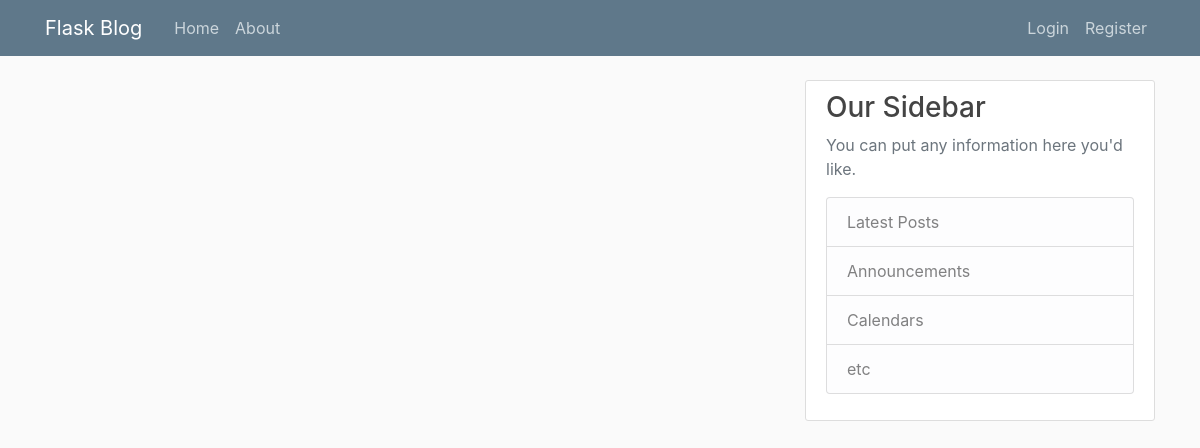
The app's page /home, older data.
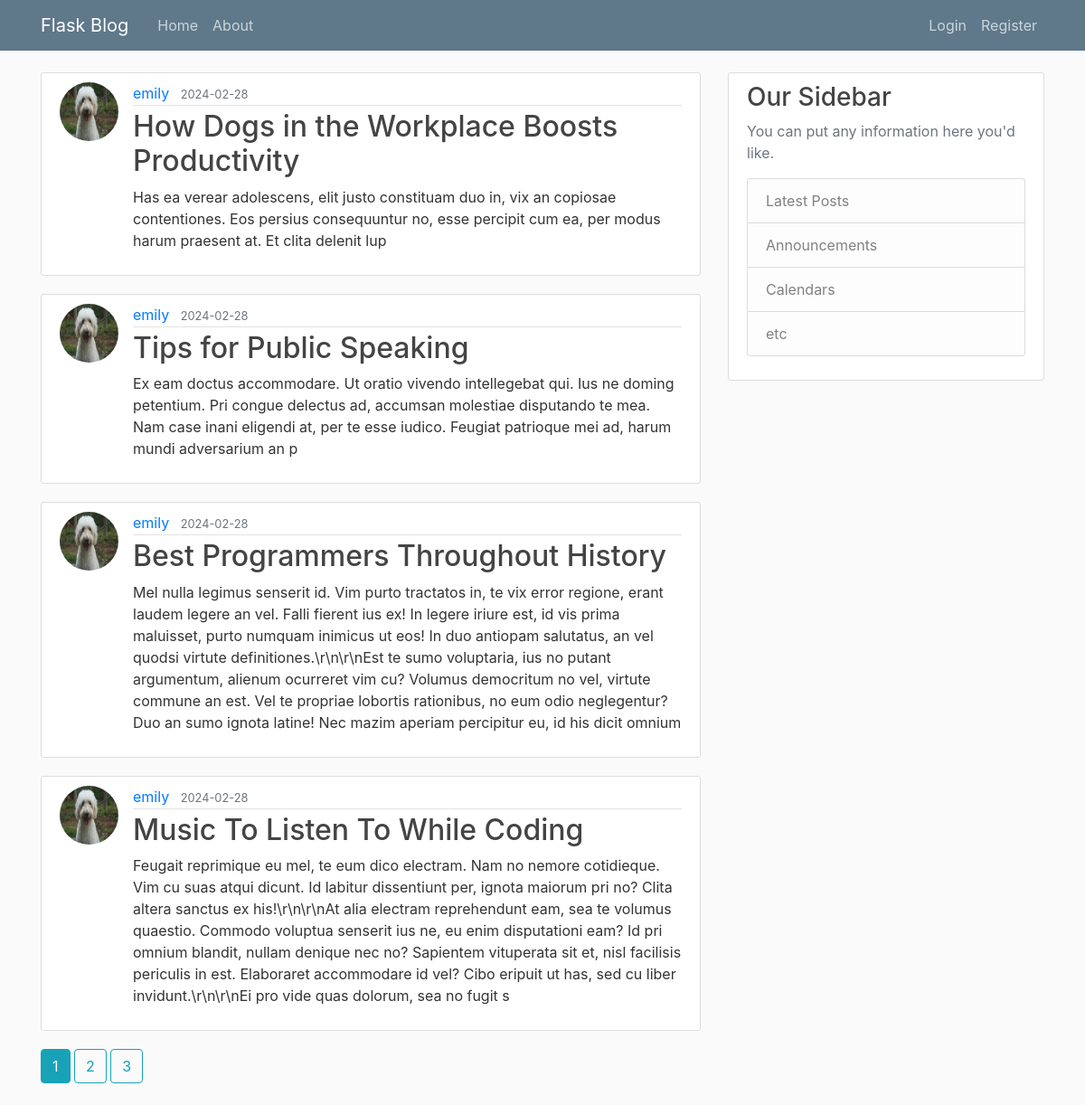
The same page, newer data.
### flaskblog/models.py (models this page shows, shortened)
class Post(db.Model):
	id = db.Column(db.Integer, primary_key = True)
	user_id = db.Column(db.Integer, db.ForeignKey('user.id'), nullable = False)
	title = db.Column(db.String(100), nullable = False)
	date_posted = db.Column(db.DateTime, nullable = False, default = datetime.utcnow)
	content = db.Column(db.Text, nullable = False)

class User(db.Model, UserMixin):
	id = db.Column(db.Integer, primary_key = True)
	username = db.Column(db.String(20), unique = True, nullable = False)
	email = db.Column(db.String(120), unique = True, nullable = False)
	img_file = db.Column(db.String(20), nullable = False, default = 'default.jpg')
	password = db.Column(db.String(60), nullable = False)
	posts = db.relationship('Post', backref = 'author', lazy = True)

### flaskblog/main/routes.py (the view)
@main.route("/")
@main.route("/home")
def home():
	page = request.args.get('page', 1, type = int)
	posts = Post.query.order_by(Post.date_posted.desc()).paginate(page = page, per_page=4)
	return render_template('home.html', posts = posts)

### flaskblog/templates/home.html
{% extends "layout.html" %}
{% block content %}
	{% for post in posts.items %}
		<article class="media content-section">
			<img class="rounded-circle article-img" src="{{ url_for('static', filename='profile_pics/' + post.author.img_file) }}">
			<div class="media-body">
				<div class="article-metadata">
					<a class="mr-2" href="{{ url_for('users.user_posts', username=post.author.username )}}">{{ post.author.username }}</a>
					<small class="text-muted">{{ post.date_posted.strftime('%Y-%m-%d') }}</small>
				</div>
				<h2><a class="article-title" href="{{ url_for('posts.post', post_id=post.id) }}">{{ post.title }}</a></h2>
				<p class="article-content">{{ post.content }}</p>
			</div>
		</article>
	{% endfor %}
	{% for page_num in posts.iter_pages(left_edge = 1, right_edge = 1, left_current = 1, right_current=2) %}
		{% if page_num %}
			{% if posts.page == page_num %}
				<a class="btn btn-info mb-4" href="{{ url_for('main.home', page = page_num)}}">{{ page_num }}</a>
			{% else %}
				<a class="btn btn-outline-info mb-4" href="{{ url_for('main.home', page = page_num)}}">{{ page_num }}</a>
			{% endif %}
		{% else %}
			...
		{% endif %}
	{% endfor %}
{% endblock content %}

### flaskblog/templates/layout.html (shortened to what this page needs)
<!DOCTYPE html>
<html>
	<head>
		<link rel="stylesheet" href="https://cdn.jsdelivr.net/npm/bootstrap@4.0.0/dist/css/bootstrap.min.css">
		<link rel="stylesheet" type="text/css" href="{{ url_for('static', filename='main.css')}}">
	</head>
	<body>
		<header class="site-header">
			<nav class="navbar navbar-expand-md navbar-dark bg-steel fixed-top">
				<div class="container">
					<a class="navbar-brand mr-4" href="/">Flask Blog</a>
					<div class="collapse navbar-collapse" id="navbarToggle">
						<div class="navbar-nav mr-auto">
							<a class="nav-item nav-link" href="{{ url_for('main.home') }}">Home</a>
							<a class="nav-item nav-link" href="{{ url_for('main.about') }}">About</a>
						</div>
						<div class="navbar-nav">
							{% if current_user.is_authenticated %}
								<a class="nav-item nav-link" href="{{ url_for('posts.new_post') }}">New Post</a>
								<a class="nav-item nav-link" href="{{ url_for('users.account') }}">Account</a>
								<a class="nav-item nav-link" href="{{ url_for('users.logout') }}">Logout</a>
							{% else %}
								<a class="nav-item nav-link" href="{{ url_for('users.login') }}">Login</a>
								<a class="nav-item nav-link" href="{{ url_for('users.register') }}">Register</a>
							{% endif %}
						</div>
					</div>
				</div>
			</nav>
		</header>
		<main role="main" class="container">
			<div class="row">
				<div class="col-md-8">
				{% block content %}{% endblock %}
				</div>
				<div class="col-md-4">
					<div class="content-section">
						<h3>Our Sidebar</h3>
						<p class='text-muted'>You can put any information here you'd like.
						<ul class="list-group">
							<li class="list-group-item list-group-item-light">Latest Posts</li>
							<li class="list-group-item list-group-item-light">Announcements</li>
							<li class="list-group-item list-group-item-light">Calendars</li>
							<li class="list-group-item list-group-item-light">etc</li>
						</ul>
						</p>
					</div>
				</div>
			</div>
		</main>
	</body>
</html>

### flaskblog/static/main.css (style rules this page uses)
body { background: #fafafa; color: #333333; margin-top: 5rem; }
h1, h2, h3, h4, h5, h6 { color: #444444; }
.bg-steel { background-color: #5f788a; }
.site-header .navbar-nav .nav-link { color: #cbd5db; }
.content-section { background: #ffffff; padding: 10px 20px; border: 1px solid #dddddd; border-radius: 3px; margin-bottom: 20px; }
.article-title { color: #444444; }
.article-content { white-space: pre-line; }
.article-img { height: 65px; width: 65px; margin-right: 16px; }
.article-metadata { padding-bottom: 1px; margin-bottom: 4px; border-bottom: 1px solid #e3e3e3 }

Row changes from the older to the newer data that the page shows:
added Post: img_file (picture), author.username "emily", date_posted "2024-02-28", title "How Dogs in the Workplace Boosts Productivity", content "Has ea verear adolescens, elit justo constituam duo in, vix an copiosae contentiones. Eos persius consequuntur no, esse percipit cum ea, per modus harum praesent at. Et clita delenit lup"
added Post: img_file (picture), author.username "emily", date_posted "2024-02-28", title "Tips for Public Speaking", content "Ex eam doctus accommodare. Ut oratio vivendo intellegebat qui. Ius ne doming petentium. Pri congue delectus ad, accumsan molestiae disputando te mea. Nam case inani eligendi at, per te esse iudico. Feugiat patrioque mei ad, harum mundi adversarium an p"
added Post: img_file (picture), author.username "emily", date_posted "2024-02-28", title "Best Programmers Throughout History", content "Mel nulla legimus senserit id. Vim purto tractatos in, te vix error regione, erant laudem legere an vel. Falli fierent ius ex! In legere iriure est, id vis prima maluisset, purto numquam inimicus ut eos! In duo antiopam salutatus, an vel quodsi virtute definitiones.\\r\\n\\r\\nEst te sumo voluptaria, ius no putant argumentum, alienum ocurreret vim cu? Volumus democritum no vel, virtute commune an est. Vel te propriae lobortis rationibus, no eum odio neglegentur? Duo an sumo ignota latine! Nec mazim aperiam percipitur eu, id his dicit omnium"
added Post: img_file (picture), author.username "emily", date_posted "2024-02-28", title "Music To Listen To While Coding", content "Feugait reprimique eu mel, te eum dico electram. Nam no nemore cotidieque. Vim cu suas atqui dicunt. Id labitur dissentiunt per, ignota maiorum pri no? Clita altera sanctus ex his!\\r\\n\\r\\nAt alia electram reprehendunt eam, sea te volumus quaestio. Commodo voluptua senserit ius ne, eu enim disputationi eam? Id pri omnium blandit, nullam denique nec no? Sapientem vituperata sit et, nisl facilisis periculis in est. Elaboraret accommodare id vel? Cibo eripuit ut has, sed cu liber invidunt.\\r\\n\\r\\nEi pro vide quas dolorum, sea no fugit s"
Text that changed along with them:
new list line: "1"
new list line: "2"
new list line: "3"
